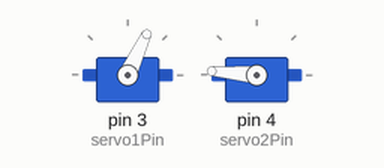
The sketch below on a simulated Arduino Uno, built with avr-gcc and run on an emulated ATmega328P. On the bench: 2 × servo.

Above: at 0.05 s.
At 5.35 s:
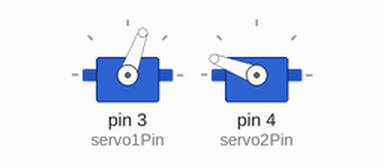
At 11.05 s:
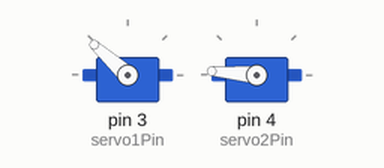
At 22.05 s:
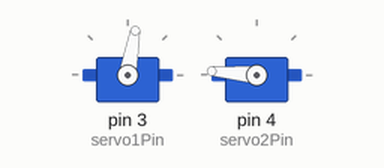
Timing chart, 0 to 29.7 s (numbered marks = the images above):
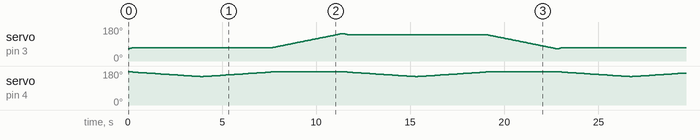

The sketch:

Main.ino
```cpp
#include <Servo.h>
#include "ServoControl.h"

Servo servo1;
Servo servo2;

int servo1Pin = 3;
int servo2Pin = 4;

void setup() {
    servo1.attach(servo1Pin);
    servo2.attach(servo2Pin);
    Serial.begin(9600);
    servo1.write(65);
    servo2.write(175); // inicia com a pinça fechada
}

void loop() {
    // Movimento suave do braço mecânico
    for (int pos = 65; pos <= 145; pos++){
        servo1.write(pos);
        if(pos == 70){
            garra(servo2);
        }
        delay(50);
    }

    for (int pos = 145; pos >= 65; pos--){
        servo1.write(pos);
        if(pos == 140){
            garra(servo2);
        }
        delay(50);
    }
}
```

ServoContro.cpp
```cpp
#include "ServoControl.h"

void garra(Servo &servo2){
    int pos2 = 175;
    unsigned long previousMillis = 0;
    const long interval = 150;

    while(pos2 > 150){
        unsigned long currentMillis = millis();
        if (currentMillis - previousMillis >= interval) {
            previousMillis = currentMillis;
            pos2--;
            servo2.write(pos2);
        }
    }

    while(pos2 < 175){
        unsigned long currentMillis = millis();
        if (currentMillis - previousMillis >= interval) {
            previousMillis = currentMillis;
            pos2++;
            servo2.write(pos2);
        }
    }
}
```

ServoControl.h
```cpp
#ifndef SERVOCONTROL_H
#define SERVOCONTROL_H

#include <Servo.h>

void garra(Servo &servo2);

#endif
```
